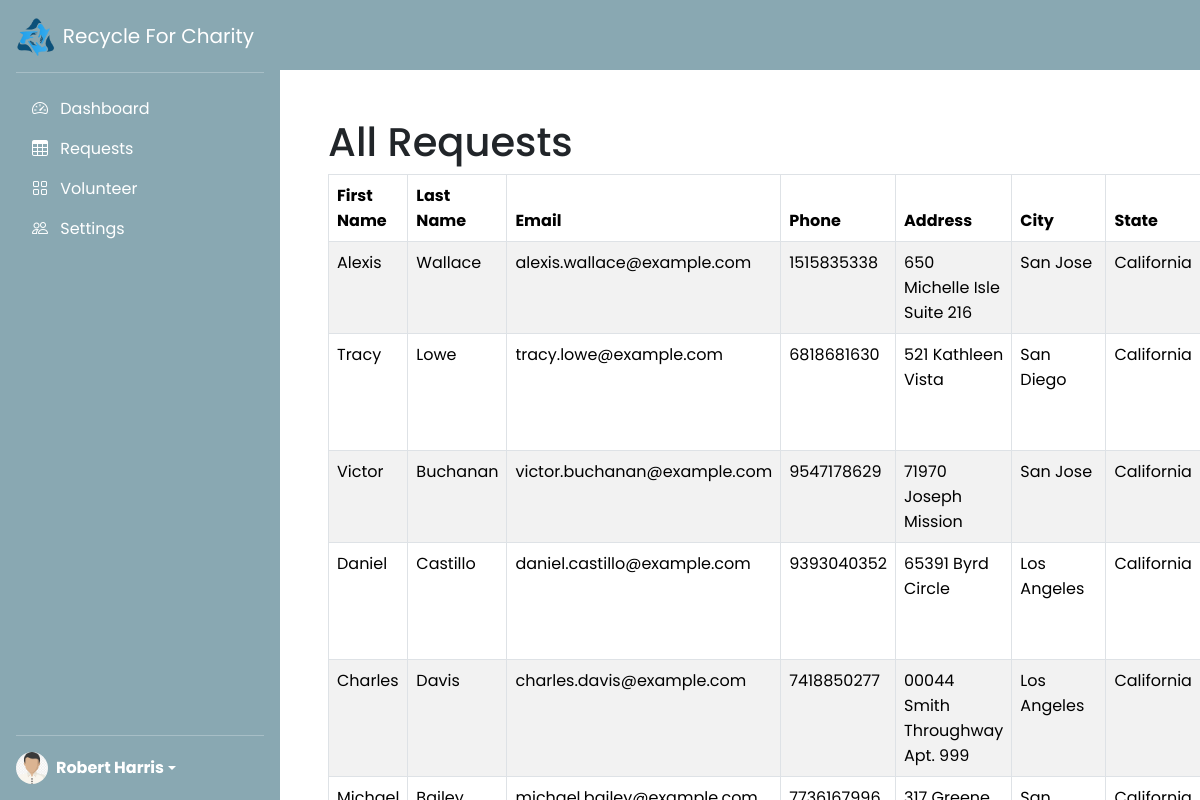
The page /portal/requests?page=3 (signed in) on the database its author committed.
### homepage/models.py (models this page shows, shortened)
class Request(models.Model):
  first_name = models.CharField(max_length=256)
  last_name = models.CharField(max_length=256)
  email = models.CharField(max_length=256)
  phone = models.CharField(max_length=20)
  address = models.CharField(max_length=256)
  city = models.CharField(max_length=64)
  state = models.CharField(max_length=64)
  country = models.CharField(max_length=64)
  postal_code = models.CharField(max_length=64)
  status = models.CharField(max_length=32)
  date_created = models.DateTimeField(auto_now_add=False)
  date_completed = models.DateTimeField(null=True, blank=True)
  token = models.CharField(max_length=512)
  claimed_by = models.ForeignKey(AuthUser, null=True, blank=True, on_delete=models.SET_NULL, related_name="claimed_requests")

### portal/views/views.py (the view, shortened to what this page needs)
# urls.py: path("requests", RequsetsView.as_view(), name="requests"),
class RequsetsView(LoginRequiredMixin, View):
    login_url = 'portal:portal_login'
    def get(self, request):
        if request.user.is_staff:
            request_list = Request.objects.all().order_by('id')
        else:
            request_list = Request.objects.all().filter(
                claimed_by=request.user.id).order_by('id')
        paginator = Paginator(request_list, 7)
        page_number = request.GET.get('page')
        requests = paginator.get_page(page_number)
        return render(request, 'portal/requests.html', {
            'requests': requests
        })

### portal/templates/portal/requests.html (shortened to what this page needs)
{% extends "base.html" %}
{% block content %}
<div class="d-flex" style="display: flex;
  flex-wrap: nowrap;
  height: 100vh;
  height: -webkit-fill-available;
  max-height: 100vh;
  overflow-x: auto;
  overflow-y: hidden;">
    {% include "portal/includes/side-nav.html" %}
  <div style="width: 100%;">
    {% include "portal/includes/header.html" %}
    <div class="container-fluid p-5">
      <h1>All Requests</h1>
      <div class="table-responsive" style="max-height: 800px; overflow-y: auto; overflow-x: auto;">
        <table class="table table-striped table-hover table-bordered">
          <thead class="table">
            <tr>
              <th>First Name</th>
              <th>Last Name</th>
              <th>Email</th>
              <th>Phone</th>
              <th>Address</th>
              <th>City</th>
              <th>State</th>
            </tr>
          </thead>
          <tbody>
            {% for req in requests %}
              <tr>
                <td>{{ req.first_name }}</td>
                <td>{{ req.last_name }}</td>
                <td>{{ req.email }}</td>
                <td>{{ req.phone }}</td>
                <td>{{ req.address }}</td>
                <td>{{ req.city }}</td>
                <td>{{ req.state }}</td>
              </tr>
            {% endfor %}
          </tbody>
        </table>
      </div>
    </div>
  </div>
</div>
{% endblock content %}

### portal/templates/portal/includes/side-nav.html (shortened to what this page needs)
{% load static %}
<div class="d-flex flex-column flex-shrink-0 p-3 text-white side-nav" style="width: 280px; height: 100%">
<link rel="stylesheet" href="{% static 'portal/css/side-nav.css' %}" />
<a href="/" class="d-flex align-items-center mb-3 mb-md-0 me-md-auto text-white text-decoration-none">
      <img src="{% static "images/logo.png" %}" alt="Logo" height="40" class="d-inline-block">
    <span class="fs-5 ms-2">Recycle For Charity</span>
  </a>
  <hr>
  <ul class="nav nav-pills flex-column mb-auto">
    {% if request.user.is_staff %}
    <li>
      <a href="{% url "portal:dashboard" %}" class="nav-link text-white">
        <i class="bi-speedometer2 me-2"></i>
        Dashboard
      </a>
    </li>
    {% endif %}
    <li>
      <a href="{% url "portal:requests" %}" class="nav-link text-white">
        <i class="bi-table me-2"></i>
        Requests
      </a>
    </li>
    <li>
      <a href="{% url "portal:volunteers" %}" class="nav-link text-white">
        <i class="bi-grid me-2"></i>
        Volunteer
      </a>
    </li>
    <li>
      <a href="{% url "portal:settings" %}" class="nav-link text-white">
        <i class="bi-people me-2"></i>
        Settings
      </a>
    </li>
  </ul>
  <hr>
  <div class="dropdown">
    <a href="#" class="d-flex align-items-center text-white text-decoration-none dropdown-toggle" id="dropdownUser1" data-bs-toggle="dropdown" aria-expanded="false">
      <img src="{% static "images/user_thumbnail.png" %}" alt="" width="32" height="32" class="rounded-circle me-2">
      <strong>{{user.first_name}} {{user.last_name}}</strong>
    </a>
  </div>
</div>

### static/css/style.css (style rules this page uses)
body { font-family: "Poppins", sans-serif; }

### portal/static/portal/css/side-nav.css (style rules this page uses)
.side-nav { background-color: #89A8B2; }

### rows shown on the page
Request: first_name "Alexis", last_name "Wallace", email "alexis.wallace@example.com", phone "1515835338", address "650 Michelle Isle Suite 216", city "San Jose", state "California"
Request: first_name "Tracy", last_name "Lowe", email "tracy.lowe@example.com", phone "6818681630", address "521 Kathleen Vista", city "San Diego", state "California"
Request: first_name "Victor", last_name "Buchanan", email "victor.buchanan@example.com", phone "9547178629", address "71970 Joseph Mission", city "San Jose", state "California"
Request: first_name "Daniel", last_name "Castillo", email "daniel.castillo@example.com", phone "9393040352", address "65391 Byrd Circle", city "Los Angeles", state "California"
Request: first_name "Charles", last_name "Davis", email "charles.davis@example.com", phone "7418850277", address "00044 Smith Throughway Apt. 999", city "Los Angeles", state "California"

### other values the page prints
{{ user.first_name }} "Robert"
{{ user.last_name }} "Harris"
